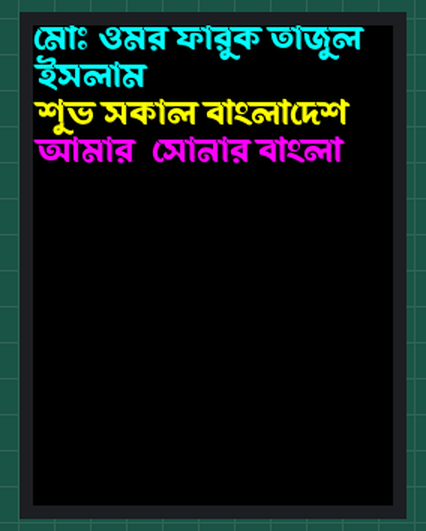
This sketch was run on a simulated ESP32. On the bench: 240×320 colour display.

Above: at 0.3 s.

The sketch:

Unicode_Bangla_Test.ino
```cpp
/*
  char good[] = "5µA";   // Good
  String okay = "5µA";   // Good
*/

#include "SKBishal_Bangla_24.h"

#include <TFT_eSPI.h>      // Hardware-specific library

TFT_eSPI tft = TFT_eSPI(); // Invoke custom library

uint16_t bg = TFT_BLACK;
uint16_t fg = TFT_WHITE;

void setup() {
  tft.begin();
  tft.setRotation(0);  // portrait

  fg = TFT_WHITE;
  bg = TFT_BLACK;
}

void loop() {
  tft.setTextColor(fg, bg);

  String test1 = "েমাঃ ওমর ফারুক তাজুল  ইসলাম"; //Md. Omar Faruk Tazul Islam

  String test2 = "শুভ সকাল বাংলােদশ";  //Shuvo Shokal Bangladesh

  tft.loadFont(SKBishal_Bangla_24);

  //tft.setRotation(0);

  tft.setCursor(0, 0);

  // Show all characters on screen with 2 second (2000ms) delay between screens
  tft.showFont(2000); // Note: This function moves the cursor position!

  tft.fillScreen(bg);
  tft.setCursor(0, 0);

  tft.setTextColor(TFT_CYAN, bg);
  tft.println(test1);

  tft.setTextColor(TFT_YELLOW, bg);
  tft.println(test2);

  tft.setTextColor(TFT_MAGENTA, bg);
  tft.println("আমার  েসানার বাংলা");  //Amar Shonar Bangla

  // Remove font parameters from memory to recover RAM
  tft.unloadFont();

  delay(2000);
}
```

Source omitted: l_Bangla_24.h (data table, 163010 bytes)
